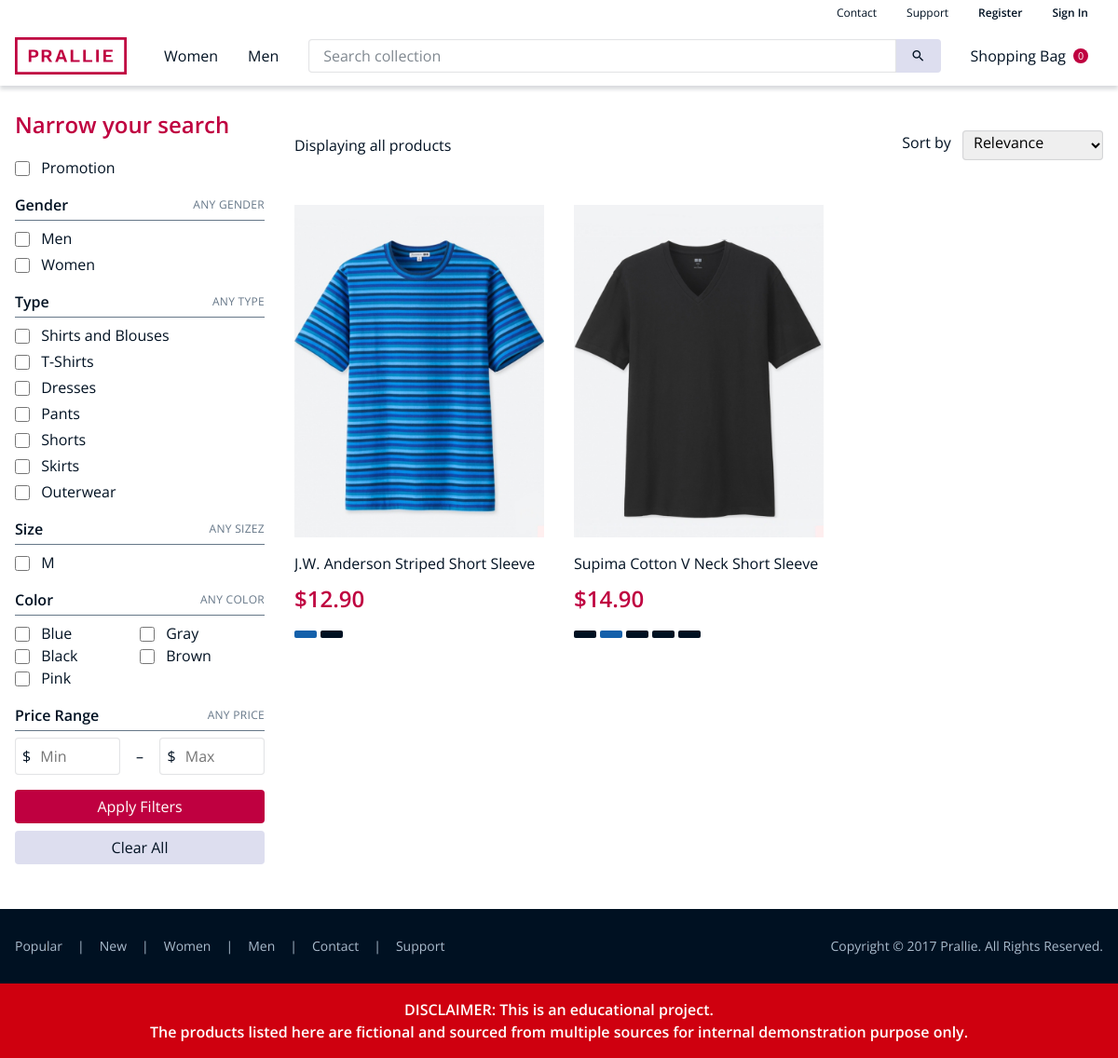
The page /shop.php on the database its author committed.
### tables this page shows
CREATE TABLE products (
	id INT UNSIGNED AUTO_INCREMENT PRIMARY KEY,
    name VARCHAR(100),
    category CHAR(4) NOT NULL,
    gender CHAR(1) NOT NULL,
    description VARCHAR(500)  NOT NULL,
    price DECIMAL(7,2) UNSIGNED NOT NULL,
    discount FLOAT(4,2) UNSIGNED DEFAULT 0,
	UNIQUE KEY (name)
);

CREATE TABLE inventory (
	id INT UNSIGNED AUTO_INCREMENT PRIMARY KEY,
    productsID INT UNSIGNED NOT NULL,
    color VARCHAR(20) NOT NULL,
    size VARCHAR(3) NOT NULL,
    stock INT UNSIGNED NOT NULL,
    UNIQUE KEY(productsID, color, size),
    FOREIGN KEY inventory(productsID) REFERENCES products(id)
);

### php/product.php (the view, shortened to what this page needs)
<div class="product">
    <div class="row product__image">
        <?php
            echo '<a href="./product.php?id=' . $product_id .'" class="u-flex">';
            echo '<img id="' . $section_id . '_img_' . $product_id .'"></a>';
        ?>
    </div>
    <div class="row product__name">
        <?php
            echo '<a href="./product.php?id=' . $product_id .'">';
            echo $product_name;
            echo '</a>';
        ?>
	</div>
	<div class="row product__price">
		<div class="product__price--current">
			<h2 class="header">
                <?php
                    $price_after_discount = (1 - $product_discount/(float)100) * $product_price;
                    echo '$' . number_format($price_after_discount,2);
                ?>
			</h2>
		</div>
	</div>
	<div class="row product__color">
        <?php
            $query = 'SELECT inventory.color FROM inventory WHERE inventory.productsID = ' . $product_id . ';';
            $inner_result = $conn->query($query);
            $inner_num_rows = $inner_result->num_rows;
            for ($j = 0; $j < $inner_num_rows; $j++) {
                $inner_row = $inner_result->fetch_assoc();
                $color = strtolower($inner_row["color"]);
                $button_id = $section_id . '_button_' . $product_id . '_' . $color;
                echo '<span class="product__color--' . $color . '" onclick="pickColor(this)" id="' . $button_id . '"></span>';
            }
        ?>
	</div>
</div>

### shop.php (shortened to what this page needs)
<!DOCTYPE html>
<html lang="en-GB">
<?php include './php/head.php'; ?>
<body class="debug o f h d">
	<?php
        $conn = new mysqli("localhost", "f36im", "f36im", "f36im");
        include './php/nav.php';
        echo '  <div class="container">
                    <form class="filter" onsubmit="return validateSidebar();">
                        <div class="row">
                            <div class="three column">';
        include './php/sidebar.php' ;
        echo '              </div>
                            <div class="nine column u-p-zero">
                                <div class="row">
                                    <div class="twelve column">
                                        <div class="search-result">
                                            <div class="search-result__info">
                                                Displaying all products
                                            </div>';
        $sortby = "relevance";
        echo '                              <div>
                                                Sort by
                                                <select class="select select--with-label" name="sortby">
                                                    <option value="relevance"' . ($sortby == "relevance" ? ' selected' : '') . '>Relevance</option>
                                                    <option value="popular"' . ($sortby == "popular" ? ' selected' : '') . '>Popularity</option>
                                                    <option value="newest"' . ($sortby == "newest" ? ' selected' : '') . '>Newest arrivals</option>
                                                    <option value="price--ascending"' . ($sortby == "price--ascending" ? ' selected' : '') . '>Price (lowest)</option>
                                                    <option value="price--descending"' . ($sortby == "price--descending" ? ' selected' : '') . '>Price (highest)</option>
                                                </select>
                                            </div>
                                        </div>
                                    </div>
                                </div>';
        $condition = ' p.id = i.productsID';
        $pageIndex = 0;
        $query = 'SELECT COUNT(DISTINCT p.id) AS totalRows FROM products AS p, inventory AS i WHERE ' . $condition . ';';
        $result = $conn->query($query);
        if ($result) {
            $num_rows = $result->num_rows;
            if ($num_rows > 0) {
                if (isset($_GET["sortby"]) && $_GET["sortby"] == "popular") {
                    $query = 'SELECT p.id, p.name, p.price, p.discount, COUNT(*) AS numberOfTimesBought FROM products AS p, inventory AS i,
                    orders_inventory AS oi WHERE i.id = oi.inventoryID AND';
                } else {
                    $query = 'SELECT p.id, p.name, p.price, p.discount FROM products AS p, inventory AS i WHERE ';
                }
                $query .= $condition . ' GROUP BY p.id';
                $query .= ' LIMIT ' . ($pageIndex * 6) . ',6;';
                $result = $conn->query($query);
                if ($result) {
                    $num_rows = $result->num_rows;
                    if ($num_rows > 0) {
                        echo '<div class="row">';
                        $section_id = "collection--search";
                        for ($i = 0; $i < $num_rows; $i++) {
                            $row = $result->fetch_assoc();
                            $product_id = $row["id"];
                            $product_name = stripslashes($row["name"]);
                            $product_price = $row["price"];
                            $product_discount = $row["discount"];
                            echo '<div class="four column">';
                            include './php/product.php';
                            echo '</div>';
                        }
                        echo '</div>';
                        echo '  <div class="row">
                            <div class="twelve column">
                                <div class="pagination shop__pagination">';
                        echo '           </div>
                            </div>
                        </div>';
                    } else {
                        echo 'No result found';
                    }
                } else {
                    include_once ('./php/error.php');
                    exit();
                }
            } else {
                echo 'No result found';
            }
        } else {
            include_once ('./php/error.php');
            exit();
        }
    ?>
                </div>
            </div>
        </form>
	</div>
	<?php include './php/footer.php' ?>
</body>
</html>

### rows shown on the page
products: shows a picture, name "J.W. Anderson Striped Short Sleeve", price "12.90"
products: shows a picture, name "Supima Cotton V Neck Short Sleeve", price "14.90"

### other values the page prints
$cart_size "0"
$tag_string "Promotion"
$gender_string "Men"
$gender_string "Women"
$category_string "Shirts and Blouses"
$category_string "T-Shirts"
$category_string "Dresses"
$category_string "Pants"
$category_string "Shorts"
$category_string "Skirts"
$category_string "Outerwear"
$size_string "M"
$color_string "Blue"
$color_string "Gray"
$color_string "Black"
